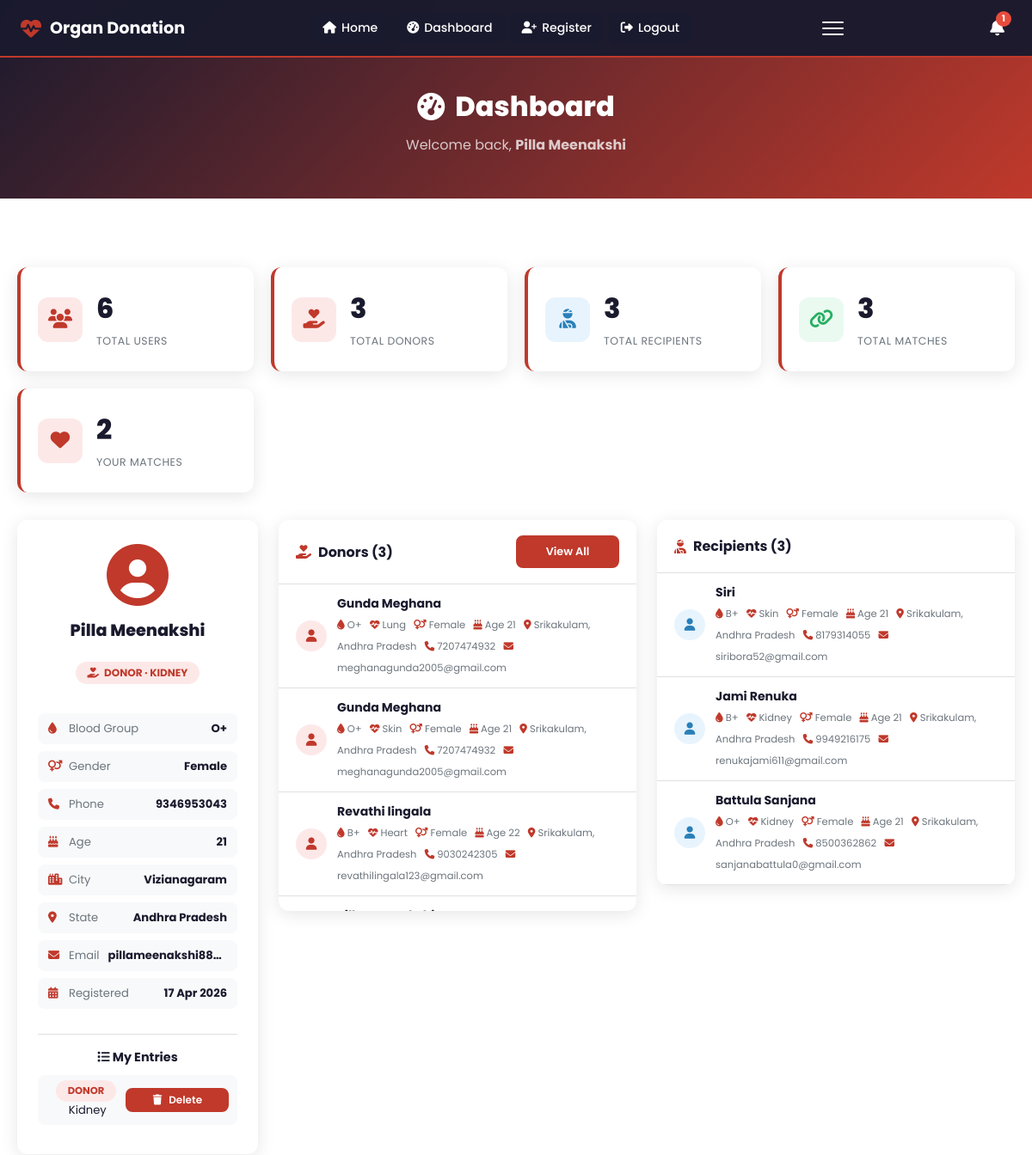
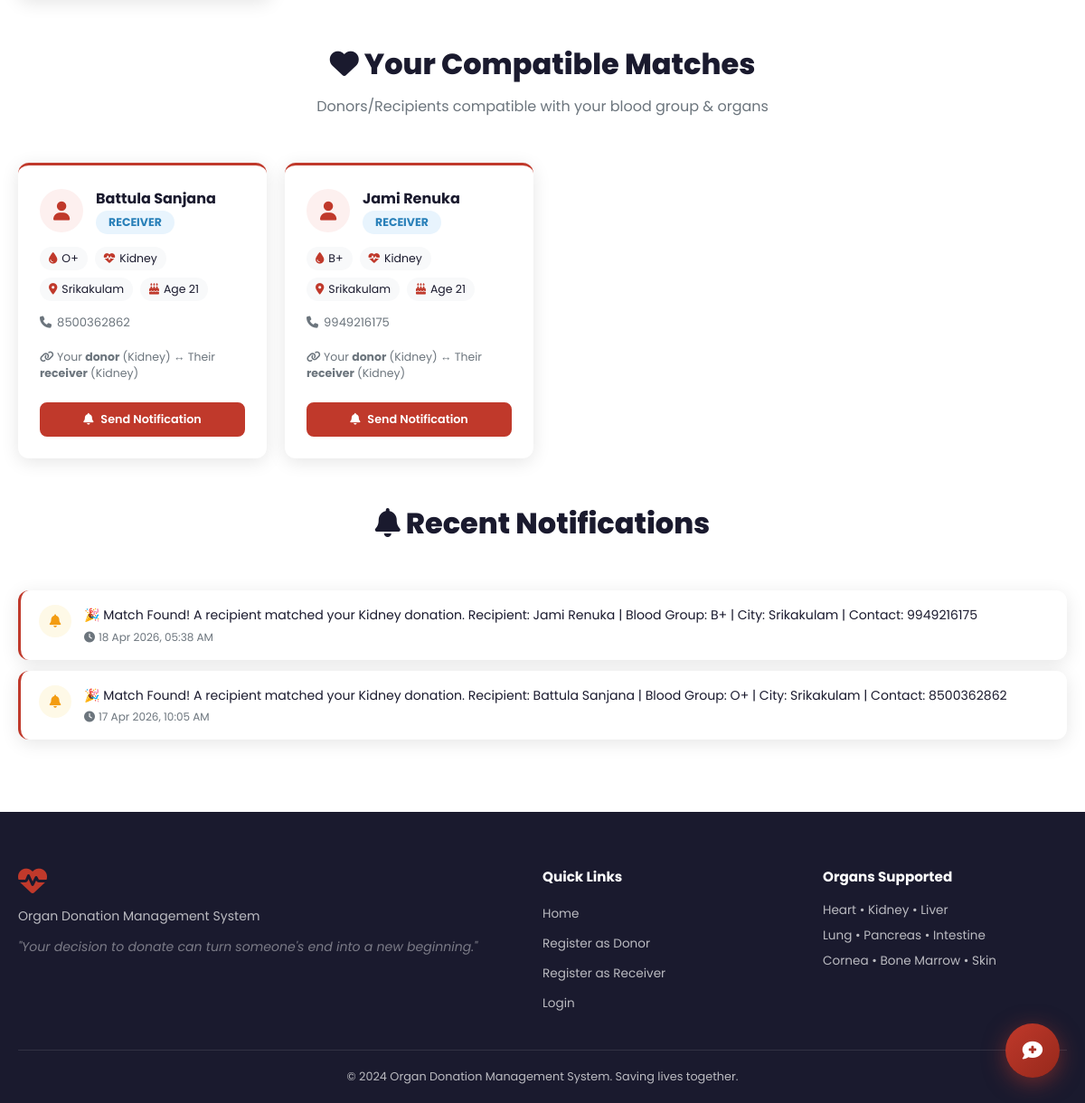
The app's page /dashboard (signed in) with its own data (2 pictures, top to bottom).
### app.py (models this page shows)
class Account(db.Model, UserMixin):
    id           = db.Column(db.Integer, primary_key=True)
    name         = db.Column(db.String(100), nullable=False)
    email        = db.Column(db.String(120), unique=True, nullable=False)
    password     = db.Column(db.String(200), nullable=False)
    phone        = db.Column(db.String(20), nullable=False)
    age          = db.Column(db.Integer, nullable=False)
    blood_group  = db.Column(db.String(5), nullable=False)
    city         = db.Column(db.String(100), nullable=False)
    state        = db.Column(db.String(100), nullable=False)
    gender       = db.Column(db.String(10), nullable=False, default='Other')
    is_admin     = db.Column(db.Boolean, default=False)
    is_active_user = db.Column(db.Boolean, default=True)
    registered_on  = db.Column(db.DateTime, default=datetime.utcnow)
    organ_entries  = db.relationship('UserOrgan', backref='account', lazy=True, cascade='all, delete-orphan')
    notifications  = db.relationship('Notification', backref='account', lazy=True, cascade='all, delete-orphan')

class UserOrgan(db.Model):
    id         = db.Column(db.Integer, primary_key=True)
    account_id = db.Column(db.Integer, db.ForeignKey('account.id'), nullable=False)
    role       = db.Column(db.String(10), nullable=False)   # 'donor' or 'receiver'
    organ      = db.Column(db.String(50), nullable=False)
    is_active  = db.Column(db.Boolean, default=True)
    added_on   = db.Column(db.DateTime, default=datetime.utcnow)
    __table_args__ = (db.UniqueConstraint('account_id', 'role', 'organ', name='uq_account_role_organ'),)

class Notification(db.Model):
    id         = db.Column(db.Integer, primary_key=True)
    account_id = db.Column(db.Integer, db.ForeignKey('account.id'), nullable=False)
    message    = db.Column(db.String(500), nullable=False)
    sent_on    = db.Column(db.DateTime, default=datetime.utcnow)
    status     = db.Column(db.String(20), default='unread')

### app.py (the view)
@app.route('/dashboard')
@login_required
def dashboard():
    active_role  = session.get('active_role')
    active_organ = session.get('active_organ')
    total_donors     = db.session.query(Account.id).join(UserOrgan, Account.id == UserOrgan.account_id).filter(
        UserOrgan.role == 'donor', UserOrgan.is_active == True, Account.is_admin == False).distinct().count()
    total_recipients = db.session.query(Account.id).join(UserOrgan, Account.id == UserOrgan.account_id).filter(
        UserOrgan.role == 'receiver', UserOrgan.is_active == True, Account.is_admin == False).distinct().count()
    total_users = Account.query.filter_by(is_admin=False).count()
    all_donor_entries = UserOrgan.query.filter_by(role='donor', is_active=True).all()
    seen_pairs = set()
    for e in all_donor_entries:
        for (matched_acc, matched_entry) in find_matches_for_entry(e, e.account):
            pair = tuple(sorted([e.id, matched_entry.id]))
            seen_pairs.add(pair)
    total_matches = len(seen_pairs)
    donor_list     = db.session.query(Account, UserOrgan).join(
        UserOrgan, Account.id == UserOrgan.account_id).filter(
        UserOrgan.role == 'donor', UserOrgan.is_active == True,
        Account.is_admin == False, Account.is_active_user == True
    ).order_by(Account.registered_on.desc()).all()
    recipient_list = db.session.query(Account, UserOrgan).join(
        UserOrgan, Account.id == UserOrgan.account_id).filter(
        UserOrgan.role == 'receiver', UserOrgan.is_active == True,
        Account.is_admin == False, Account.is_active_user == True
    ).order_by(Account.registered_on.desc()).all()
    matches       = find_all_matches(current_user)
    notifications = Notification.query.filter_by(
        account_id=current_user.id).order_by(Notification.sent_on.desc()).limit(10).all()
    return render_template('dashboard.html',
        matches=matches,
        notifications=notifications,
        total_donors=total_donors,
        total_recipients=total_recipients,
        total_matches=total_matches,
        total_users=total_users,
        donor_list=donor_list,
        recipient_list=recipient_list,
        active_role=active_role,
        active_organ=active_organ,
        organ_entries=current_user.organ_entries,
    )

### templates/dashboard.html (shortened to what this page needs)
{% extends "base.html" %}
{% block content %}
<section class="page-hero">
  <div class="page-hero-content">
    <h1><i class="fas fa-tachometer-alt"></i> Dashboard</h1>
    <p>Welcome back, <strong>{{ current_user.name }}</strong></p>
  </div>
</section>
<section class="section">
  <div class="container">
    <div class="dash-stats-row">
      <div class="dash-stat-card">
        <div class="dsc-icon donors-icon"><i class="fas fa-users"></i></div>
        <div class="dsc-info">
          <span class="dsc-num">{{ total_users }}</span>
          <span class="dsc-label">Total Users</span>
        </div>
      </div>
      <div class="dash-stat-card">
        <div class="dsc-icon donors-icon"><i class="fas fa-hand-holding-heart"></i></div>
        <div class="dsc-info">
          <span class="dsc-num">{{ total_donors }}</span>
          <span class="dsc-label">Total Donors</span>
        </div>
      </div>
      <div class="dash-stat-card">
        <div class="dsc-icon recip-icon"><i class="fas fa-user-injured"></i></div>
        <div class="dsc-info">
          <span class="dsc-num">{{ total_recipients }}</span>
          <span class="dsc-label">Total Recipients</span>
        </div>
      </div>
      <div class="dash-stat-card">
        <div class="dsc-icon match-icon"><i class="fas fa-link"></i></div>
        <div class="dsc-info">
          <span class="dsc-num">{{ total_matches }}</span>
          <span class="dsc-label">Total Matches</span>
        </div>
      </div>
      <div class="dash-stat-card">
        <div class="dsc-icon my-match-icon"><i class="fas fa-heart"></i></div>
        <div class="dsc-info">
          <span class="dsc-num">{{ matches | length }}</span>
          <span class="dsc-label">Your Matches</span>
        </div>
      </div>
    </div>
    <div class="dash-main-grid dash-main-grid-3">
      <div class="dash-profile-card">
        <div class="dpc-avatar"><i class="fas fa-user-circle"></i></div>
        <h2>{{ current_user.name }}</h2>
        {% if organ_entries %}
        <div style="display:flex;flex-wrap:wrap;gap:0.4rem;justify-content:center;margin:0.5rem 0 0.75rem">
          {% for e in organ_entries %}
          <span class="role-badge role-{{ e.role }}" style="font-size:0.75rem">
            <i class="fas fa-{% if e.role == 'donor' %}hand-holding-heart{% else %}user-injured{% endif %}"></i>
            {{ e.role | capitalize }} · {{ e.organ }}
          </span>
          {% endfor %}
        </div>
        {% endif %}
        <div class="dpc-details">
          <div class="dpc-row"><i class="fas fa-tint"></i><span>Blood Group</span><strong>{{ current_user.blood_group }}</strong></div>
          <div class="dpc-row"><i class="fas fa-venus-mars"></i><span>Gender</span><strong>{{ current_user.gender }}</strong></div>
          <div class="dpc-row"><i class="fas fa-phone"></i><span>Phone</span><strong>{{ current_user.phone }}</strong></div>
          <div class="dpc-row"><i class="fas fa-birthday-cake"></i><span>Age</span><strong>{{ current_user.age }}</strong></div>
          <div class="dpc-row"><i class="fas fa-city"></i><span>City</span><strong>{{ current_user.city }}</strong></div>
          <div class="dpc-row"><i class="fas fa-map-marker-alt"></i><span>State</span><strong>{{ current_user.state }}</strong></div>
          <div class="dpc-row"><i class="fas fa-envelope"></i><span>Email</span><strong>{{ current_user.email }}</strong></div>
          <div class="dpc-row"><i class="fas fa-calendar-alt"></i><span>Registered</span><strong>{{ current_user.registered_on.strftime('%d %b %Y') }}</strong></div>
        </div>
        {% if organ_entries %}
        <div style="margin-top:1.2rem;border-top:1px solid var(--border);padding-top:1rem">
          <h4 style="font-size:0.9rem;margin-bottom:0.6rem;color:var(--dark)"><i class="fas fa-list"></i> My Entries</h4>
          {% for e in organ_entries %}
          <div style="display:flex;align-items:center;justify-content:space-between;padding:0.4rem 0.6rem;background:var(--light);border-radius:8px;margin-bottom:0.4rem">
            <span style="font-size:0.82rem">
              <span class="role-badge role-{{ e.role }}" style="font-size:0.72rem">{{ e.role|capitalize }}</span>
              &nbsp;{{ e.organ }}
            </span>
            <form method="POST" action="{{ url_for('delete_entry', entry_id=e.id) }}"
                  onsubmit="return confirm('Delete your {{ e.role }} entry for {{ e.organ }}?')">
              <button type="submit" class="btn btn-danger btn-sm" style="padding:3px 10px;font-size:0.75rem">
                <i class="fas fa-trash"></i> Delete
              </button>
            </form>
          </div>
          {% endfor %}
        </div>
        {% endif %}
      </div>
      <div class="dash-users-panel">
        <div class="dup-header">
          <h3><i class="fas fa-hand-holding-heart"></i> Donors ({{ total_donors }})</h3>
          <a href="{{ url_for('users') }}" class="btn btn-primary btn-sm">View All</a>
        </div>
        <div class="dup-list active">
          {% if donor_list %}
            {% for acc, entry in donor_list %}
            <div class="dup-item">
              <div class="dup-avatar"><i class="fas fa-user"></i></div>
              <div class="dup-info">
                <span class="dup-name">{{ acc.name }}</span>
                <span class="dup-meta">
                  <i class="fas fa-tint"></i> {{ acc.blood_group }} &nbsp;
                  <i class="fas fa-heartbeat"></i> {{ entry.organ }} &nbsp;
                  <i class="fas fa-venus-mars"></i> {{ acc.gender }} &nbsp;
                  <i class="fas fa-birthday-cake"></i> Age {{ acc.age }} &nbsp;
                  <i class="fas fa-map-marker-alt"></i> {{ acc.city }}, {{ acc.state }} &nbsp;
                  <i class="fas fa-phone"></i> {{ acc.phone }} &nbsp;
                  <i class="fas fa-envelope"></i> {{ acc.email }}
                </span>
              </div>
            </div>
            {% endfor %}
          {% else %}
            <div class="dup-empty"><i class="fas fa-user-slash"></i> No donors registered yet.</div>
          {% endif %}
        </div>
      </div>
      <div class="dash-users-panel">
        <div class="dup-header">
          <h3><i class="fas fa-user-injured"></i> Recipients ({{ total_recipients }})</h3>
        </div>
        <div class="dup-list active">
          {% if recipient_list %}
            {% for acc, entry in recipient_list %}
            <div class="dup-item">
              <div class="dup-avatar recip-av"><i class="fas fa-user"></i></div>
              <div class="dup-info">
                <span class="dup-name">{{ acc.name }}</span>
                <span class="dup-meta">
                  <i class="fas fa-tint"></i> {{ acc.blood_group }} &nbsp;
                  <i class="fas fa-heartbeat"></i> {{ entry.organ }} &nbsp;
                  <i class="fas fa-venus-mars"></i> {{ acc.gender }} &nbsp;
                  <i class="fas fa-birthday-cake"></i> Age {{ acc.age }} &nbsp;
                  <i class="fas fa-map-marker-alt"></i> {{ acc.city }}, {{ acc.state }} &nbsp;
                  <i class="fas fa-phone"></i> {{ acc.phone }} &nbsp;
                  <i class="fas fa-envelope"></i> {{ acc.email }}
                </span>
              </div>
            </div>
            {% endfor %}
          {% else %}
            <div class="dup-empty"><i class="fas fa-user-slash"></i> No recipients registered yet.</div>
          {% endif %}
        </div>
      </div>
    </div>
    <div class="section-header mt-4">
      <h2><i class="fas fa-heart"></i> Your Compatible Matches</h2>
      <p>Donors/Recipients compatible with your blood group &amp; organs</p>
    </div>
    {% if matches %}
    <div class="matches-grid">
      {% for m in matches %}
      <div class="match-card">
        <div class="match-header">
          <div class="match-avatar"><i class="fas fa-user"></i></div>
          <div>
            <h3>{{ m.account.name }}</h3>
            <span class="role-badge role-{{ m.entry.role }}">{{ m.entry.role | capitalize }}</span>
          </div>
        </div>
        <div class="match-details">
          <span><i class="fas fa-tint"></i> {{ m.account.blood_group }}</span>
          <span><i class="fas fa-heartbeat"></i> {{ m.entry.organ }}</span>
          <span><i class="fas fa-map-marker-alt"></i> {{ m.account.city }}</span>
          <span><i class="fas fa-birthday-cake"></i> Age {{ m.account.age }}</span>
        </div>
        <div class="match-contact"><i class="fas fa-phone"></i> {{ m.account.phone }}</div>
        <div class="match-context" style="font-size:0.78rem;color:var(--gray);margin:0.3rem 0 0.6rem">
          <i class="fas fa-link"></i>
          Your <strong>{{ m.my_entry.role }}</strong> ({{ m.my_entry.organ }})
          ↔ Their <strong>{{ m.entry.role }}</strong> ({{ m.entry.organ }})
        </div>
        <form method="POST" action="{{ url_for('notify_match', entry_id=m.entry.id) }}">
          <button type="submit" class="btn btn-primary btn-sm btn-full">
            <i class="fas fa-bell"></i> Send Notification
          </button>
        </form>
      </div>
      {% endfor %}
    </div>
    {% else %}
    <div class="empty-state">
      <i class="fas fa-search"></i>
      <p>No matches found yet. More will appear as users register.</p>
    </div>
    {% endif %}
    <div class="section-header mt-4">
      <h2><i class="fas fa-bell"></i> Recent Notifications</h2>
    </div>
    {% if notifications %}
    <div class="notifications-list">
      {% for notif in notifications %}
      <div class="notif-item">
        <div class="notif-icon"><i class="fas fa-bell"></i></div>
        <div class="notif-content">
          <p>{{ notif.message }}</p>
          <span class="notif-time"><i class="fas fa-clock"></i> {{ notif.sent_on.strftime('%d %b %Y, %I:%M %p') }}</span>
        </div>
      </div>
      {% endfor %}
    </div>
    {% else %}
    <div class="empty-state">
      <i class="fas fa-bell-slash"></i>
      <p>No notifications yet.</p>
    </div>
    {% endif %}
  </div>
</section>
{% endblock %}

### records on screen
Account: name "Pilla Meenakshi", blood_group "O+", gender "Female", phone "9346953043", age "21", city "Vizianagaram", state "Andhra Pradesh", email "pillameenakshi88…", registered_on "17 Apr 2026"
UserOrgan: role "DONOR", organ "KIDNEY", organ "Kidney", my_entry.role "donor" "donor", my_entry.organ "Kidney" "Kidney"
Account: name "Gunda Meghana", blood_group "O+", organ "Lung", gender "Female", age "21", city "Srikakulam", state "Andhra Pradesh", phone "7207474932", email "meghanagunda2005@gmail.com", organ "Skin"
Account: name "Revathi lingala", blood_group "B+", organ "Heart", gender "Female", age "22", city "Srikakulam", state "Andhra Pradesh", phone "9030242305", email "revathilingala123@gmail.com"
Account: name "Siri", blood_group "B+", organ "Skin", gender "Female", age "21", city "Srikakulam", state "Andhra Pradesh", phone "8179314055", email "siribora52@gmail.com"
Account: name "Jami Renuka", blood_group "B+", organ "Kidney", gender "Female", age "21", city "Srikakulam", state "Andhra Pradesh", phone "9949216175", email "renukajami611@gmail.com", account.name "Jami Renuka", account.blood_group "B+", account.city "Srikakulam", account.age "21", account.phone "9949216175"
Account: name "Battula Sanjana", blood_group "O+", organ "Kidney", gender "Female", age "21", city "Srikakulam", state "Andhra Pradesh", phone "8500362862", email "sanjanabattula0@gmail.com", account.name "Battula Sanjana", account.blood_group "O+", account.city "Srikakulam", account.age "21", account.phone "8500362862"
UserOrgan: entry.role "RECEIVER", entry.organ "Kidney", entry.role "receiver", entry.organ "Kidney"
UserOrgan: entry.role "RECEIVER", entry.organ "Kidney", entry.role "receiver", entry.organ "Kidney"
Notification: message "🎉 Match Found! A recipient matched your Kidney donation. Recipient: Jami Renuka | Blood Group: B+ | City: Srikakulam | Contact: 9949216175", sent_on "18 Apr 2026, 05:38 AM"
Notification: message "🎉 Match Found! A recipient matched your Kidney donation. Recipient: Battula Sanjana | Blood Group: O+ | City: Srikakulam | Contact: 8500362862", sent_on "17 Apr 2026, 10:05 AM"

### other values on screen
{{ total_users }} "6"
{{ total_donors }} "3"
{{ total_recipients }} "3"
{{ total_matches }} "3"
{{ matches | length }} "2"
